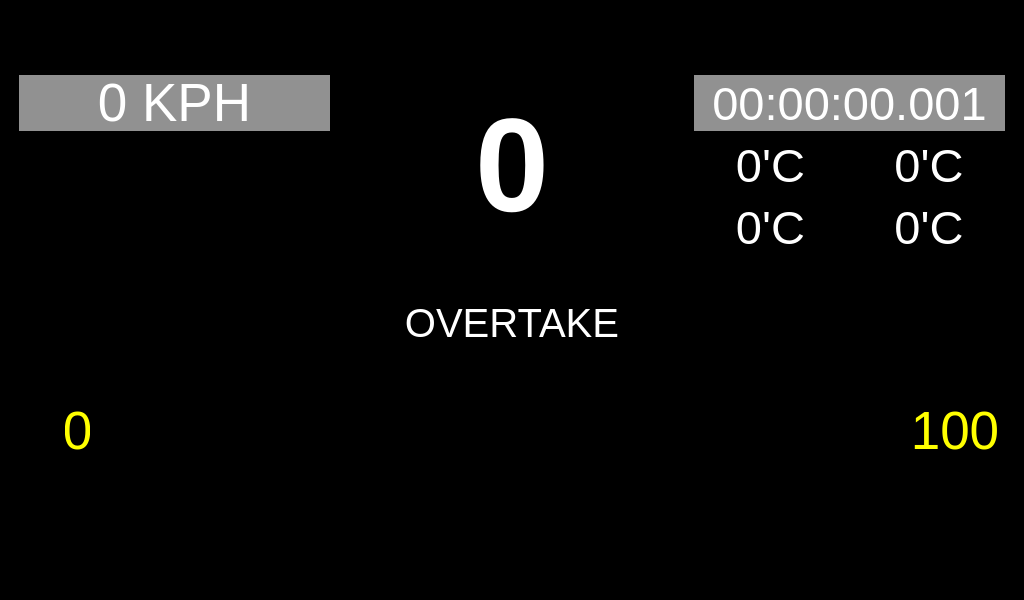
<?xml version="1.0" encoding="UTF-8"?>
<ui version="4.0">
 <class>F12020UDP</class>
 <widget class="QMainWindow" name="F12020UDP">
  <property name="geometry">
   <rect>
    <x>0</x>
    <y>0</y>
    <width>1024</width>
    <height>600</height>
   </rect>
  </property>
  <property name="minimumSize">
   <size>
    <width>1024</width>
    <height>600</height>
   </size>
  </property>
  <property name="maximumSize">
   <size>
    <width>1024</width>
    <height>600</height>
   </size>
  </property>
  <property name="windowTitle">
   <string>MainWindow</string>
  </property>
  <widget class="QWidget" name="centralwidget">
   <property name="styleSheet">
    <string notr="true">background-color: rgb(0, 0, 0);</string>
   </property>
   <layout class="QGridLayout" name="gridLayout">
    <item row="2" column="0" colspan="3">
     <widget class="QFrame" name="Timeframe_5">
      <property name="frameShape">
       <enum>QFrame::StyledPanel</enum>
      </property>
      <property name="frameShadow">
       <enum>QFrame::Plain</enum>
      </property>
      <layout class="QVBoxLayout" name="verticalLayout_3">
       <item>
        <widget class="QLabel" name="OVERTAKE">
         <property name="font">
          <font>
           <family>Arial</family>
           <pointsize>30</pointsize>
          </font>
         </property>
         <property name="styleSheet">
          <string notr="true">color: rgb(255, 255, 255);</string>
         </property>
         <property name="text">
          <string>OVERTAKE</string>
         </property>
         <property name="alignment">
          <set>Qt::AlignCenter</set>
         </property>
        </widget>
       </item>
      </layout>
     </widget>
    </item>
    <item row="1" column="1">
     <widget class="QFrame" name="frame_3">
      <property name="minimumSize">
       <size>
        <width>200</width>
        <height>200</height>
       </size>
      </property>
      <property name="maximumSize">
       <size>
        <width>400</width>
        <height>400</height>
       </size>
      </property>
      <property name="frameShape">
       <enum>QFrame::StyledPanel</enum>
      </property>
      <property name="frameShadow">
       <enum>QFrame::Plain</enum>
      </property>
      <layout class="QVBoxLayout" name="verticalLayout_2">
       <item>
        <widget class="QLabel" name="Gear">
         <property name="font">
          <font>
           <family>Arial</family>
           <pointsize>100</pointsize>
           <weight>75</weight>
           <bold>true</bold>
          </font>
         </property>
         <property name="styleSheet">
          <string notr="true">color: rgb(255, 255, 255);</string>
         </property>
         <property name="text">
          <string>0</string>
         </property>
         <property name="alignment">
          <set>Qt::AlignCenter</set>
         </property>
        </widget>
       </item>
      </layout>
     </widget>
    </item>
    <item row="0" column="0" colspan="3">
     <widget class="QFrame" name="frame">
      <property name="maximumSize">
       <size>
        <width>16777215</width>
        <height>50</height>
       </size>
      </property>
      <property name="frameShape">
       <enum>QFrame::StyledPanel</enum>
      </property>
      <property name="frameShadow">
       <enum>QFrame::Plain</enum>
      </property>
      <layout class="QHBoxLayout" name="horizontalLayout">
       <item>
        <widget class="QLabel" name="LED_1">
         <property name="maximumSize">
          <size>
           <width>60</width>
           <height>30</height>
          </size>
         </property>
         <property name="font">
          <font>
           <pointsize>50</pointsize>
          </font>
         </property>
         <property name="styleSheet">
          <string notr="true">color: rgb(0, 255, 0);</string>
         </property>
         <property name="text">
          <string/>
         </property>
         <property name="alignment">
          <set>Qt::AlignCenter</set>
         </property>
        </widget>
       </item>
       <item>
        <widget class="QLabel" name="LED_2">
         <property name="maximumSize">
          <size>
           <width>60</width>
           <height>30</height>
          </size>
         </property>
         <property name="font">
          <font>
           <pointsize>50</pointsize>
          </font>
         </property>
         <property name="styleSheet">
          <string notr="true">color: rgb(0, 255, 0);</string>
         </property>
         <property name="text">
          <string/>
         </property>
         <property name="alignment">
          <set>Qt::AlignCenter</set>
         </property>
        </widget>
       </item>
       <item>
        <widget class="QLabel" name="LED_3">
         <property name="maximumSize">
          <size>
           <width>60</width>
           <height>30</height>
          </size>
         </property>
         <property name="font">
          <font>
           <pointsize>50</pointsize>
          </font>
         </property>
         <property name="styleSheet">
          <string notr="true">color: rgb(0, 255, 0);</string>
         </property>
         <property name="text">
          <string/>
         </property>
         <property name="alignment">
          <set>Qt::AlignCenter</set>
         </property>
        </widget>
       </item>
       <item>
        <widget class="QLabel" name="LED_4">
         <property name="maximumSize">
          <size>
           <width>61</width>
           <height>30</height>
          </size>
         </property>
         <property name="font">
          <font>
           <pointsize>50</pointsize>
          </font>
         </property>
         <property name="styleSheet">
          <string notr="true">color: rgb(0, 255, 0);</string>
         </property>
         <property name="text">
          <string/>
         </property>
         <property name="alignment">
          <set>Qt::AlignCenter</set>
         </property>
        </widget>
       </item>
       <item>
        <widget class="QLabel" name="LED_5">
         <property name="maximumSize">
          <size>
           <width>60</width>
           <height>30</height>
          </size>
         </property>
         <property name="font">
          <font>
           <pointsize>50</pointsize>
          </font>
         </property>
         <property name="styleSheet">
          <string notr="true">color: rgb(0, 255, 0);</string>
         </property>
         <property name="text">
          <string/>
         </property>
         <property name="alignment">
          <set>Qt::AlignCenter</set>
         </property>
        </widget>
       </item>
       <item>
        <widget class="QLabel" name="LED_6">
         <property name="maximumSize">
          <size>
           <width>60</width>
           <height>30</height>
          </size>
         </property>
         <property name="font">
          <font>
           <pointsize>50</pointsize>
          </font>
         </property>
         <property name="styleSheet">
          <string notr="true">color: rgb(255, 0, 0);</string>
         </property>
         <property name="text">
          <string/>
         </property>
         <property name="alignment">
          <set>Qt::AlignCenter</set>
         </property>
        </widget>
       </item>
       <item>
        <widget class="QLabel" name="LED_7">
         <property name="maximumSize">
          <size>
           <width>60</width>
           <height>30</height>
          </size>
         </property>
         <property name="font">
          <font>
           <pointsize>50</pointsize>
          </font>
         </property>
         <property name="styleSheet">
          <string notr="true">color: rgb(255, 0, 0);</string>
         </property>
         <property name="text">
          <string/>
         </property>
         <property name="alignment">
          <set>Qt::AlignCenter</set>
         </property>
        </widget>
       </item>
       <item>
        <widget class="QLabel" name="LED_8">
         <property name="maximumSize">
          <size>
           <width>60</width>
           <height>30</height>
          </size>
         </property>
         <property name="font">
          <font>
           <pointsize>50</pointsize>
          </font>
         </property>
         <property name="styleSheet">
          <string notr="true">color: rgb(255, 0, 0);</string>
         </property>
         <property name="text">
          <string/>
         </property>
         <property name="alignment">
          <set>Qt::AlignCenter</set>
         </property>
        </widget>
       </item>
       <item>
        <widget class="QLabel" name="LED_9">
         <property name="maximumSize">
          <size>
           <width>60</width>
           <height>30</height>
          </size>
         </property>
         <property name="font">
          <font>
           <pointsize>50</pointsize>
          </font>
         </property>
         <property name="styleSheet">
          <string notr="true">color: rgb(255, 0, 0);</string>
         </property>
         <property name="text">
          <string/>
         </property>
         <property name="alignment">
          <set>Qt::AlignCenter</set>
         </property>
        </widget>
       </item>
       <item>
        <widget class="QLabel" name="LED_10">
         <property name="maximumSize">
          <size>
           <width>60</width>
           <height>30</height>
          </size>
         </property>
         <property name="font">
          <font>
           <pointsize>50</pointsize>
          </font>
         </property>
         <property name="styleSheet">
          <string notr="true">color: rgb(255, 0, 0);</string>
         </property>
         <property name="text">
          <string/>
         </property>
         <property name="alignment">
          <set>Qt::AlignCenter</set>
         </property>
        </widget>
       </item>
       <item>
        <widget class="QLabel" name="LED_11">
         <property name="maximumSize">
          <size>
           <width>60</width>
           <height>30</height>
          </size>
         </property>
         <property name="font">
          <font>
           <pointsize>50</pointsize>
          </font>
         </property>
         <property name="styleSheet">
          <string notr="true">color: rgb(0, 0, 255);</string>
         </property>
         <property name="text">
          <string/>
         </property>
         <property name="alignment">
          <set>Qt::AlignCenter</set>
         </property>
        </widget>
       </item>
       <item>
        <widget class="QLabel" name="LED_12">
         <property name="maximumSize">
          <size>
           <width>61</width>
           <height>30</height>
          </size>
         </property>
         <property name="font">
          <font>
           <pointsize>50</pointsize>
          </font>
         </property>
         <property name="styleSheet">
          <string notr="true">color: rgb(0, 0, 255);</string>
         </property>
         <property name="text">
          <string/>
         </property>
         <property name="alignment">
          <set>Qt::AlignCenter</set>
         </property>
        </widget>
       </item>
       <item>
        <widget class="QLabel" name="LED_13">
         <property name="maximumSize">
          <size>
           <width>60</width>
           <height>30</height>
          </size>
         </property>
         <property name="font">
          <font>
           <pointsize>50</pointsize>
          </font>
         </property>
         <property name="styleSheet">
          <string notr="true">color: rgb(0, 0, 255);</string>
         </property>
         <property name="text">
          <string/>
         </property>
         <property name="alignment">
          <set>Qt::AlignCenter</set>
         </property>
        </widget>
       </item>
       <item>
        <widget class="QLabel" name="LED_14">
         <property name="maximumSize">
          <size>
           <width>60</width>
           <height>30</height>
          </size>
         </property>
         <property name="font">
          <font>
           <pointsize>50</pointsize>
          </font>
         </property>
         <property name="styleSheet">
          <string notr="true">color: rgb(0, 0, 255);</string>
         </property>
         <property name="text">
          <string/>
         </property>
         <property name="alignment">
          <set>Qt::AlignCenter</set>
         </property>
        </widget>
       </item>
       <item>
        <widget class="QLabel" name="LED_15">
         <property name="maximumSize">
          <size>
           <width>60</width>
           <height>30</height>
          </size>
         </property>
         <property name="font">
          <font>
           <pointsize>50</pointsize>
          </font>
         </property>
         <property name="styleSheet">
          <string notr="true">color: rgb(0, 0, 255);</string>
         </property>
         <property name="text">
          <string/>
         </property>
         <property name="alignment">
          <set>Qt::AlignCenter</set>
         </property>
        </widget>
       </item>
      </layout>
     </widget>
    </item>
    <item row="1" column="2">
     <widget class="QFrame" name="frame_4">
      <property name="frameShape">
       <enum>QFrame::StyledPanel</enum>
      </property>
      <property name="frameShadow">
       <enum>QFrame::Plain</enum>
      </property>
      <layout class="QGridLayout" name="gridLayout_2">
       <item row="2" column="0">
        <widget class="QLabel" name="TyresSurfaceTemperature_1">
         <property name="maximumSize">
          <size>
           <width>153</width>
           <height>56</height>
          </size>
         </property>
         <property name="font">
          <font>
           <family>Arial</family>
           <pointsize>35</pointsize>
           <weight>50</weight>
           <bold>false</bold>
          </font>
         </property>
         <property name="styleSheet">
          <string notr="true">color: rgb(255, 255, 255);</string>
         </property>
         <property name="text">
          <string>0'C</string>
         </property>
         <property name="alignment">
          <set>Qt::AlignCenter</set>
         </property>
        </widget>
       </item>
       <item row="2" column="1">
        <widget class="QLabel" name="TyresSurfaceTemperature_2">
         <property name="maximumSize">
          <size>
           <width>152</width>
           <height>56</height>
          </size>
         </property>
         <property name="font">
          <font>
           <family>Arial</family>
           <pointsize>35</pointsize>
           <weight>50</weight>
           <bold>false</bold>
          </font>
         </property>
         <property name="styleSheet">
          <string notr="true">color: rgb(255, 255, 255);</string>
         </property>
         <property name="text">
          <string>0'C</string>
         </property>
         <property name="alignment">
          <set>Qt::AlignCenter</set>
         </property>
        </widget>
       </item>
       <item row="1" column="0">
        <widget class="QLabel" name="TyresSurfaceTemperature_3">
         <property name="maximumSize">
          <size>
           <width>153</width>
           <height>56</height>
          </size>
         </property>
         <property name="font">
          <font>
           <family>Arial</family>
           <pointsize>35</pointsize>
           <weight>50</weight>
           <bold>false</bold>
          </font>
         </property>
         <property name="styleSheet">
          <string notr="true">color: rgb(255, 255, 255);</string>
         </property>
         <property name="text">
          <string>0'C</string>
         </property>
         <property name="alignment">
          <set>Qt::AlignCenter</set>
         </property>
        </widget>
       </item>
       <item row="1" column="1">
        <widget class="QLabel" name="TyresSurfaceTemperature_4">
         <property name="maximumSize">
          <size>
           <width>152</width>
           <height>56</height>
          </size>
         </property>
         <property name="font">
          <font>
           <family>Arial</family>
           <pointsize>35</pointsize>
           <weight>50</weight>
           <bold>false</bold>
          </font>
         </property>
         <property name="styleSheet">
          <string notr="true">color: rgb(255, 255, 255);</string>
         </property>
         <property name="text">
          <string>0'C</string>
         </property>
         <property name="alignment">
          <set>Qt::AlignCenter</set>
         </property>
        </widget>
       </item>
       <item row="0" column="0" colspan="2">
        <widget class="QLabel" name="CurrentLapTime">
         <property name="maximumSize">
          <size>
           <width>311</width>
           <height>56</height>
          </size>
         </property>
         <property name="font">
          <font>
           <family>Arial</family>
           <pointsize>35</pointsize>
           <weight>50</weight>
           <bold>false</bold>
          </font>
         </property>
         <property name="styleSheet">
          <string notr="true">background-color: rgb(145, 145, 145);color: rgb(255, 255, 255);</string>
         </property>
         <property name="text">
          <string>00:00:00.001</string>
         </property>
         <property name="alignment">
          <set>Qt::AlignCenter</set>
         </property>
        </widget>
       </item>
      </layout>
     </widget>
    </item>
    <item row="4" column="0" colspan="3">
     <widget class="QFrame" name="frame_6">
      <property name="frameShape">
       <enum>QFrame::StyledPanel</enum>
      </property>
      <property name="frameShadow">
       <enum>QFrame::Plain</enum>
      </property>
     </widget>
    </item>
    <item row="1" column="0">
     <widget class="QFrame" name="frame_2">
      <property name="frameShape">
       <enum>QFrame::StyledPanel</enum>
      </property>
      <property name="frameShadow">
       <enum>QFrame::Plain</enum>
      </property>
      <property name="lineWidth">
       <number>1</number>
      </property>
      <layout class="QGridLayout" name="gridLayout_3">
       <item row="2" column="0">
        <widget class="QLabel" name="label_3">
         <property name="text">
          <string>TextLabel</string>
         </property>
        </widget>
       </item>
       <item row="3" column="0">
        <widget class="QLabel" name="label_2">
         <property name="font">
          <font>
           <family>Agency FB</family>
           <pointsize>30</pointsize>
           <weight>75</weight>
           <bold>true</bold>
          </font>
         </property>
         <property name="styleSheet">
          <string notr="true">color: rgb(255, 255, 255);</string>
         </property>
         <property name="text">
          <string/>
         </property>
         <property name="alignment">
          <set>Qt::AlignCenter</set>
         </property>
        </widget>
       </item>
       <item row="2" column="1">
        <widget class="QLabel" name="label_4">
         <property name="text">
          <string>TextLabel</string>
         </property>
        </widget>
       </item>
       <item row="0" column="0" colspan="2">
        <widget class="QLabel" name="Soeed">
         <property name="maximumSize">
          <size>
           <width>16777215</width>
           <height>56</height>
          </size>
         </property>
         <property name="font">
          <font>
           <family>Arial</family>
           <pointsize>40</pointsize>
           <weight>50</weight>
           <bold>false</bold>
          </font>
         </property>
         <property name="styleSheet">
          <string notr="true">background-color: rgb(145, 145, 145);color: rgb(255, 255, 255);</string>
         </property>
         <property name="text">
          <string>0 KPH</string>
         </property>
         <property name="alignment">
          <set>Qt::AlignCenter</set>
         </property>
        </widget>
       </item>
       <item row="3" column="1">
        <widget class="QLabel" name="label_6">
         <property name="text">
          <string>TextLabel</string>
         </property>
        </widget>
       </item>
      </layout>
     </widget>
    </item>
    <item row="3" column="0" colspan="3">
     <widget class="QFrame" name="frame_5">
      <property name="frameShape">
       <enum>QFrame::StyledPanel</enum>
      </property>
      <property name="frameShadow">
       <enum>QFrame::Plain</enum>
      </property>
      <layout class="QHBoxLayout" name="horizontalLayout_2">
       <item>
        <widget class="QLabel" name="label_5">
         <property name="maximumSize">
          <size>
           <width>40</width>
           <height>16777215</height>
          </size>
         </property>
         <property name="styleSheet">
          <string notr="true">color: rgb(255, 255, 0);</string>
         </property>
         <property name="text">
          <string/>
         </property>
         <property name="pixmap">
          <pixmap>2.png</pixmap>
         </property>
        </widget>
       </item>
       <item>
        <widget class="QLabel" name="ersDeployMode_num">
         <property name="maximumSize">
          <size>
           <width>25</width>
           <height>16777215</height>
          </size>
         </property>
         <property name="font">
          <font>
           <family>Arial</family>
           <pointsize>40</pointsize>
           <weight>50</weight>
           <bold>false</bold>
          </font>
         </property>
         <property name="styleSheet">
          <string notr="true">color: rgb(255, 255, 0);</string>
         </property>
         <property name="frameShape">
          <enum>QFrame::NoFrame</enum>
         </property>
         <property name="text">
          <string>0</string>
         </property>
         <property name="alignment">
          <set>Qt::AlignCenter</set>
         </property>
        </widget>
       </item>
       <item>
        <widget class="QLabel" name="ersStoreEnergy_Bar">
         <property name="minimumSize">
          <size>
           <width>700</width>
           <height>0</height>
          </size>
         </property>
         <property name="font">
          <font>
           <family>AcadEref</family>
           <pointsize>8</pointsize>
           <weight>50</weight>
           <bold>false</bold>
          </font>
         </property>
         <property name="styleSheet">
          <string notr="true">color: rgb(255, 255, 0);</string>
         </property>
         <property name="text">
          <string/>
         </property>
        </widget>
       </item>
       <item>
        <widget class="QLabel" name="ersStoreEnergy_percent">
         <property name="maximumSize">
          <size>
           <width>100</width>
           <height>16777215</height>
          </size>
         </property>
         <property name="font">
          <font>
           <family>Arial</family>
           <pointsize>40</pointsize>
          </font>
         </property>
         <property name="styleSheet">
          <string notr="true">color: rgb(255, 255, 0);</string>
         </property>
         <property name="text">
          <string>100</string>
         </property>
         <property name="alignment">
          <set>Qt::AlignCenter</set>
         </property>
        </widget>
       </item>
      </layout>
     </widget>
    </item>
   </layout>
  </widget>
 </widget>
 <resources/>
 <connections/>
</ui>
